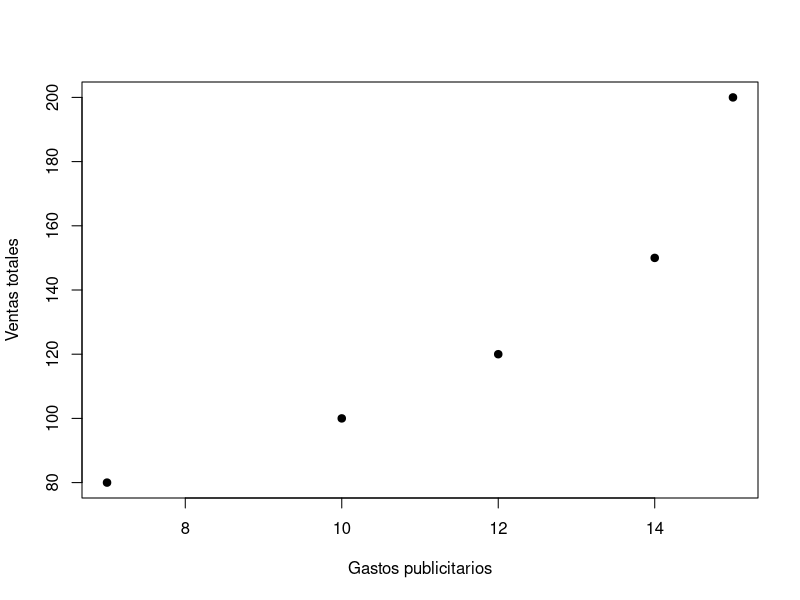

This chart was generated by the following R code:
## ---- chunk 1
farmaco=matrix(c(5,53, 21, 65, 14, 48, 11, 66, 9, 46, 4, 56, 7, 53, 21, 57,  17, 49, 14, 66, 9, 54, 7, 56, 9, 53, 21, 52, 13, 49, 14, 56, 9, 59, 4, 56),ncol=2,byrow=TRUE)
## ---- chunk 2
X=farmaco[,1]
Y=farmaco[,2]
difX=farmaco[,1]-mean(farmaco[,1])
difY=farmaco[,2]-mean(farmaco[,2])
difX2=difX^2
difY2=difY^2
prodDifs=difX*difY
tabla=data.frame(X,Y,difX,difX2,difY,difY2,prodDifs)
sumes=apply(tabla,2,sum)
tabla=rbind(tabla,sumes)
library(knitr)
library(kableExtra)
knitr::kable(tabla,col.names=c("$X$","$Y$","$X_i-\\overline{X}$","$(X_i-\\overline{X})^2$","$Y_i-\\overline{Y}$","$(Y_i-\\overline{Y})^2$","$(X_i-\\overline{X})(Y_i-\\overline{Y})$"),escape=FALSE) %>% 
row_spec(19,bold="TRUE",color="red")
nn=length(X)
## ---- chunk 3
publicidad=matrix(c(10, 100, 15, 200, 7, 80, 12, 120, 14, 150),ncol=2,byrow=TRUE)
## ---- chunk 4
X=publicidad[,1]
Y=publicidad[,2]
difX=publicidad[,1]-mean(publicidad[,1])
difY=publicidad[,2]-mean(publicidad[,2])
difX2=difX^2
difY2=difY^2
prodDifs=difX*difY
tabla=data.frame(X,Y,difX,difX2,difY,difY2,prodDifs)
sumes=apply(tabla,2,sum)
tabla=rbind(tabla,sumes)
## ---- chunk 5
plot(X,Y,xlab="Gastos publicitarios",ylab="Ventas totales",pch=19)
## ---- chunk 6
knitr::kable(tabla,col.names=c("$X$","$Y$","$X_i-\\overline{X}$","$(X_i-\\overline{X})^2$","$Y_i-\\overline{Y}$","$(Y_i-\\overline{Y})^2$","$(X_i-\\overline{X})(Y_i-\\overline{Y})$"),escape=FALSE) %>% 
row_spec(6,bold="TRUE",color="red")
nn=length(X)
## ---- chunk 7
experiencia=matrix(c(2, 5, 4, 10, 3, 8, 6, 18, 3, 6, 5, 15, 6, 20, 2, 4),ncol=2,byrow=TRUE)
## ---- chunk 8
X=experiencia[,1]
Y=experiencia[,2]
difX=experiencia[,1]-mean(experiencia[,1])
difY=experiencia[,2]-mean(experiencia[,2])
difX2=difX^2
difY2=difY^2
prodDifs=difX*difY
tabla=data.frame(X,Y,difX,difX2,difY,difY2,prodDifs)
sumes=apply(tabla,2,sum)
tabla=rbind(tabla,sumes)
knitr::kable(tabla,col.names=c("$X$","$Y$","$X_i-\\overline{X}$","$(X_i-\\overline{X})^2$","$Y_i-\\overline{Y}$","$(Y_i-\\overline{Y})^2$","$(X_i-\\overline{X})(Y_i-\\overline{Y})$"),escape=FALSE) %>% 
row_spec(9,bold="TRUE",color="red")
nn=length(X)
